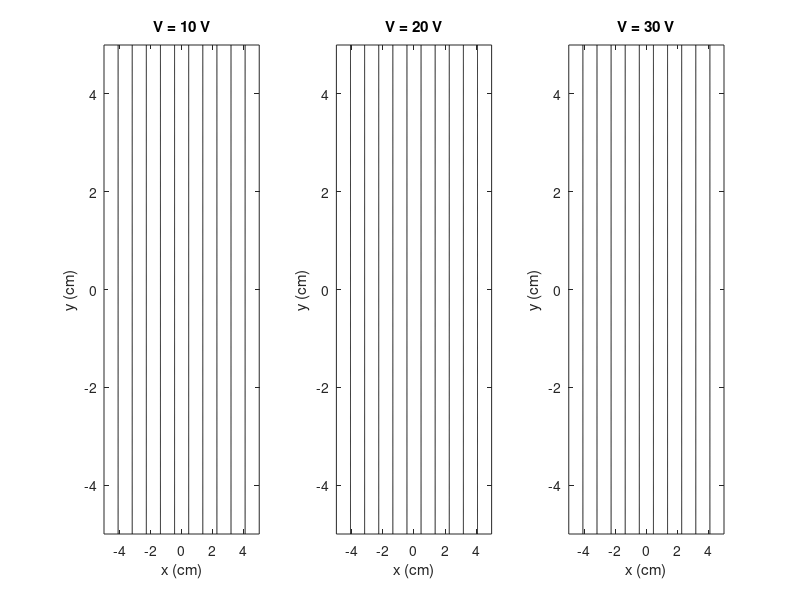

Reproduce this figure in MATLAB.
% Definir los parámetros del circuito

d = 10; % Distancia entre las placas, en centímetros

% Voltajes diferentes

V1 = 8;
V2 = 6;
V3 = 4;

% Crear un vector de coordenadas

x = linspace(-d / 2, d / 2, 1000);
y = linspace(-d / 2, d / 2, 1000);
[X, Y] = meshgrid(x, y);

% Calcular el potencial eléctrico para cada voltaje

V1 = -V1 * (X / d);
V2 = -V2 * (X / d);
V3 = -V3 * (X / d);

% Graficar las líneas equipotenciales para cada voltaje

subplot(1, 3, 1)
contour(X, Y, V1, levels=10, colors='k', linetype='-')
title('V = 10 V')
xlabel('x (cm)')
ylabel('y (cm)')

subplot(1, 3, 2)
contour(X, Y, V2, levels=10, colors='k', linetype='-')
title('V = 20 V')
xlabel('x (cm)')
ylabel('y (cm)')

subplot(1, 3, 3)
contour(X, Y, V3, levels=10, colors='k', linetype='-')
title('V = 30 V')
xlabel('x (cm)')
ylabel('y (cm)')
